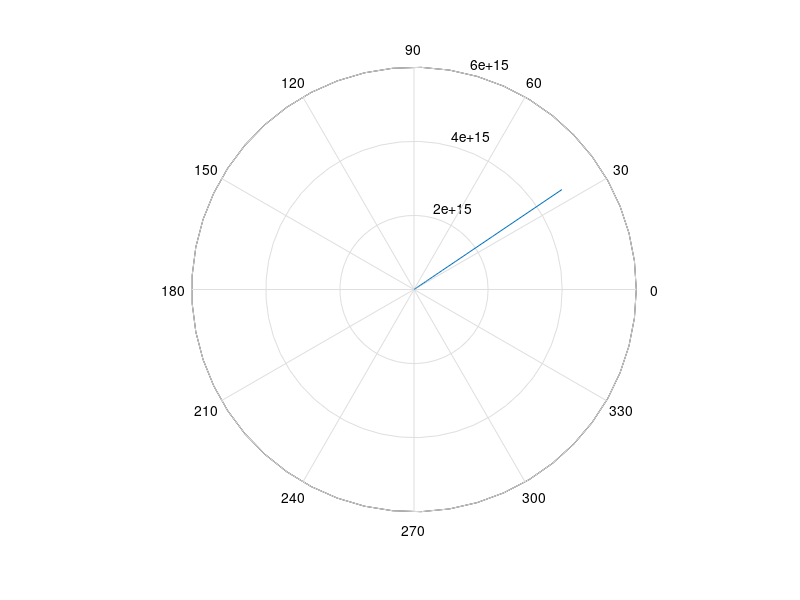

This chart was generated by the following MATLAB code:
function [phi, r] = call_sphere_ode()
%UNTITLED4 Summary of this function goes here
%   Detailed explanation goes here
    span = [0 0.8]; %angle Interval
    r0 = 1;
    [phi,r] = ode45(@dstate, span, r0);
    polar(phi,r)
    print_coord(phi,r)
    
    function n = funcN(r)
        mu = 0.5;
        sigma = 1/4;
        n = 1 + mu * exp(-sigma * (r-1));
    end
    
    function dydt = dstate(phi,r)
        epsilon = 0.454 * funcN(0) * r0;
        dydt = sqrt((funcN(r)*r^2/epsilon)^2 - r^2);
    end

    function [] = print_coord(phi, r)
        for m = 1:size(phi)
           fprintf('(%2.5f, %2.5f) ', ((phi(m) * 180 / pi) + 90), r(m)); 
        end
        fprintf('\n0');
    end
end